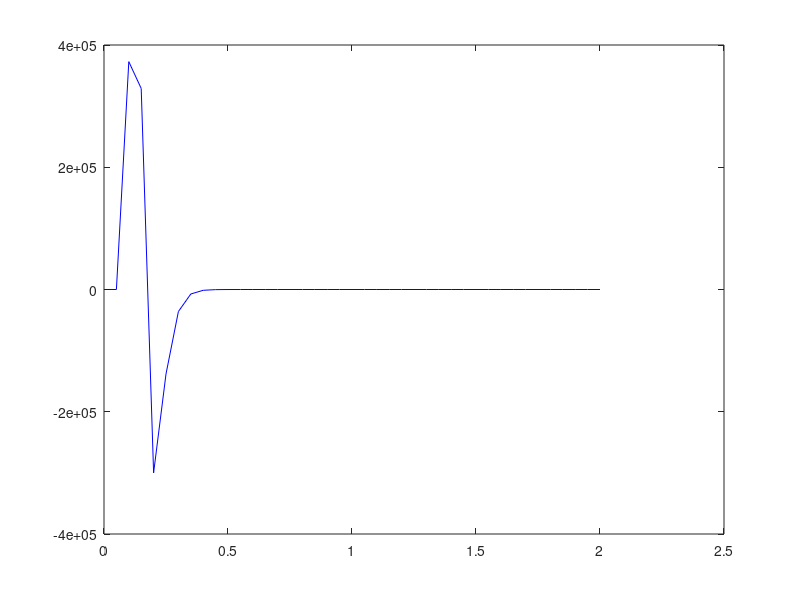

Write MATLAB code to recreate this figure.
%%vars
K_m = 4.4e-2
J_1 = 3.75e-6
J_2 = 3.75e-6
b   = 1e-5
k   = 0.2656
d   = 3.125e-5



%% System you want to control
A=[0 0 1 0;
   0 0 0 1;
   -(k/J_1) k/J_1 -((b-d)/J_1) ((b+d)/J_1);
   (k/J_2) -(k/J_2) ((b+d)/J_2) -((b-d)/J_2)
   ];
B=[0;0;K_m/J_1;0];
C=[1 1 0 0];

%% continuous-time state space
sys_cont = ss(A,B,C,0);

%% Sampling period
h = 0.05;

%% ZOH based discrete system
sys_disc= c2d(sys_cont, h);
phi = sys_disc.a
Gamma = sys_disc.b

%% controllability test
gamma = [Gamma phi*Gamma (phi^2)*Gamma (phi^3)*Gamma]
det(gamma)

%% Desired closed-loop poles
alpha = [0.1 0.1 0.1 0.1];

%% feedback gain
K = -acker(phi,Gamma,alpha)

%% feedforward gain
F = 1/(C*inv(eye(4)-phi-Gamma*K)*Gamma)

%% reference
r = 1;

%% initial conditions
x1(2) = 10.0; x1(1) = 10.0;  x2(2) = 20.0; x2(1) = 20.0;x3(2) = 10;x3(1) = 10;x4(2) = 10; x4(1) = 10; 
input(3) = 0; input(4) = 0; input(2) = 0; input(1) = 0;time(2) = h; time(1) = 0;
for i=2:2/h
u = K*[x1(i);x2(i);x3(i);x4(i)] + F*r;
xkp1 = phi*[x1(i);x2(i);x3(i);x4(i)]+ Gamma*u;
x1(i+1) = xkp1(1);
x2(i+1) = xkp1(2);
x3(i+1) = xkp1(3);
x4(i+1) = xkp1(4);
%-12 >= input >= 12??
%u = min(max(u,-12),12);
input(i+1) = u;
time(i+1) = time(i) + h;
end
plot(time, x1, 'b');
max(input)